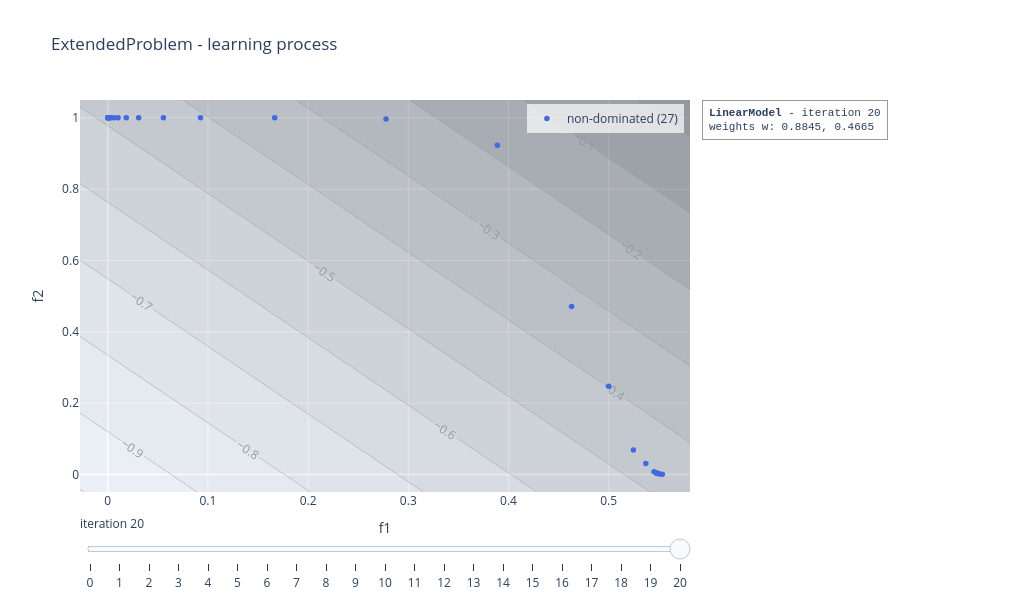

Here is the notebook cell this chart was saved with:
### Code cell
linear_model.visualise("learning", plot_scalarisation = True, show = False)

### Figure 1 — Plotly figure (JSON) as saved in the notebook; plotly's stock layout.template omitted (floating-point values rounded to 4 significant figures; data arrays with more than 128 entries replaced by an {"elided": "..."} marker saying what was removed)
{"data": [{"marker": {"color": "royalblue", "size": 5.5}, "mode": "markers", "name": "non-dominated (27)", "type": "scatter", "x": [0.3889, 0.5, 0.463, 0.537, 0.5247, 0.2778, 0.5535, 0.5453, 0.09259, 0.5494, 0.5508, 0.5485, 0.5476, 0.548, 0.1667, 0.03086, 0.05556, 0.01029, 0.01852, 0.003429, 0.006173, 0.001143, 0.0006859, 0.002058, 0.0002286, 0.0, 1e-08], "y": [0.9231, 0.2476, 0.4713, 0.03098, 0.06857, 0.9968, 0.001119, 0.007956, 1.0, 0.002746, 0.001724, 0.00354, 0.00446, 0.00398, 1.0, 1.0, 1.0, 1.0, 1.0, 1.0, 1.0, 1.0, 1.0, 1.0, 1.0, 1.0, 1.0]}, {"colorscale": [[0, "rgb(255,255,255)"], [0.125, "rgb(240,240,240)"], [0.25, "rgb(217,217,217)"], [0.375, "rgb(189,189,189)"], [0.5, "rgb(150,150,150)"], [0.625, "rgb(115,115,115)"], [0.75, "rgb(82,82,82)"], [0.875, "rgb(37,37,37)"], [1, "rgb(0,0,0)"]], "contours": {"showlabels": true}, "opacity": 0.35, "showlegend": false, "showscale": false, "type": "contour", "x": [-0.02767, -0.01736, -0.007036, 0.003283, 0.0136, 0.02392, 0.03424, 0.04456, 0.05488, 0.0652, 0.07552, 0.08584, 0.09616, 0.1065, 0.1168, 0.1271, 0.1374, 0.1478, 0.1581, 0.1684, 0.1787, 0.189, 0.1994, 0.2097, 0.22, 0.2303, 0.2406, 0.251, 0.2613, 0.2716, 0.2819, 0.2922, 0.3025, 0.3129, 0.3232, 0.3335, 0.3438, 0.3541, 0.3645, 0.3748, 0.3851, 0.3954, 0.4057, 0.4161, 0.4264, 0.4367, 0.447, 0.4573, 0.4677, 0.478, 0.4883, 0.4986, 0.5089, 0.5193, 0.5296, 0.5399, 0.5502, 0.5605, 0.5709, 0.5812], "y": [-0.04883, -0.0302, -0.01158, 0.007045, 0.02567, 0.04429, 0.06291, 0.08154, 0.1002, 0.1188, 0.1374, 0.156, 0.1747, 0.1933, 0.2119, 0.2305, 0.2491, 0.2678, 0.2864, 0.305, 0.3236, 0.3423, 0.3609, 0.3795, 0.3981, 0.4168, 0.4354, 0.454, 0.4726, 0.4912, 0.5099, 0.5285, 0.5471, 0.5657, 0.5844, 0.603, 0.6216, 0.6402, 0.6589, 0.6775, 0.6961, 0.7147, 0.7333, 0.752, 0.7706, 0.7892, 0.8078, 0.8265, 0.8451, 0.8637, 0.8823, 0.901, 0.9196, 0.9382, 0.9568, 0.9755, 0.9941, 1.013, 1.031, 1.05], "z": {"elided": "60x60 float values"}}], "layout": {"annotations": [{"align": "left", "bgcolor": "rgba(255,255,255,0.85)", "bordercolor": "#999999", "borderpad": 6, "borderwidth": 1, "font": {"family": "Courier New, monospace", "size": 11}, "showarrow": false, "text": "<b>LinearModel</b> - iteration 20<br>weights w: 0.8845, 0.4665", "x": 1.02, "xanchor": "left", "xref": "paper", "y": 1, "yanchor": "top", "yref": "paper"}], "height": 600, "legend": {"bgcolor": "rgba(255,255,255,0.7)", "x": 0.99, "xanchor": "right", "y": 0.99, "yanchor": "top"}, "margin": {"r": 330}, "showlegend": true, "sliders": [{"active": 20, "currentvalue": {"prefix": "iteration "}, "steps": [{"args": [["0"], {"frame": {"redraw": true}, "mode": "immediate"}], "label": "0", "method": "animate"}, {"args": [["1"], {"frame": {"redraw": true}, "mode": "immediate"}], "label": "1", "method": "animate"}, {"args": [["2"], {"frame": {"redraw": true}, "mode": "immediate"}], "label": "2", "method": "animate"}, {"args": [["3"], {"frame": {"redraw": true}, "mode": "immediate"}], "label": "3", "method": "animate"}, {"args": [["4"], {"frame": {"redraw": true}, "mode": "immediate"}], "label": "4", "method": "animate"}, {"args": [["5"], {"frame": {"redraw": true}, "mode": "immediate"}], "label": "5", "method": "animate"}, {"args": [["6"], {"frame": {"redraw": true}, "mode": "immediate"}], "label": "6", "method": "animate"}, {"args": [["7"], {"frame": {"redraw": true}, "mode": "immediate"}], "label": "7", "method": "animate"}, {"args": [["8"], {"frame": {"redraw": true}, "mode": "immediate"}], "label": "8", "method": "animate"}, {"args": [["9"], {"frame": {"redraw": true}, "mode": "immediate"}], "label": "9", "method": "animate"}, {"args": [["10"], {"frame": {"redraw": true}, "mode": "immediate"}], "label": "10", "method": "animate"}, {"args": [["11"], {"frame": {"redraw": true}, "mode": "immediate"}], "label": "11", "method": "animate"}, {"args": [["12"], {"frame": {"redraw": true}, "mode": "immediate"}], "label": "12", "method": "animate"}, {"args": [["13"], {"frame": {"redraw": true}, "mode": "immediate"}], "label": "13", "method": "animate"}, {"args": [["14"], {"frame": {"redraw": true}, "mode": "immediate"}], "label": "14", "method": "animate"}, {"args": [["15"], {"frame": {"redraw": true}, "mode": "immediate"}], "label": "15", "method": "animate"}, {"args": [["16"], {"frame": {"redraw": true}, "mode": "immediate"}], "label": "16", "method": "animate"}, {"args": [["17"], {"frame": {"redraw": true}, "mode": "immediate"}], "label": "17", "method": "animate"}, {"args": [["18"], {"frame": {"redraw": true}, "mode": "immediate"}], "label": "18", "method": "animate"}, {"args": [["19"], {"frame": {"redraw": true}, "mode": "immediate"}], "label": "19", "method": "animate"}, {"args": [["20"], {"frame": {"redraw": true}, "mode": "immediate"}], "label": "20", "method": "animate"}]}], "title": {"text": "ExtendedProblem - learning process"}, "width": 1020, "xaxis": {"range": [-0.02767, 0.5812], "title": {"text": "f1"}}, "yaxis": {"range": [-0.04883, 1.05], "title": {"text": "f2"}}}}
